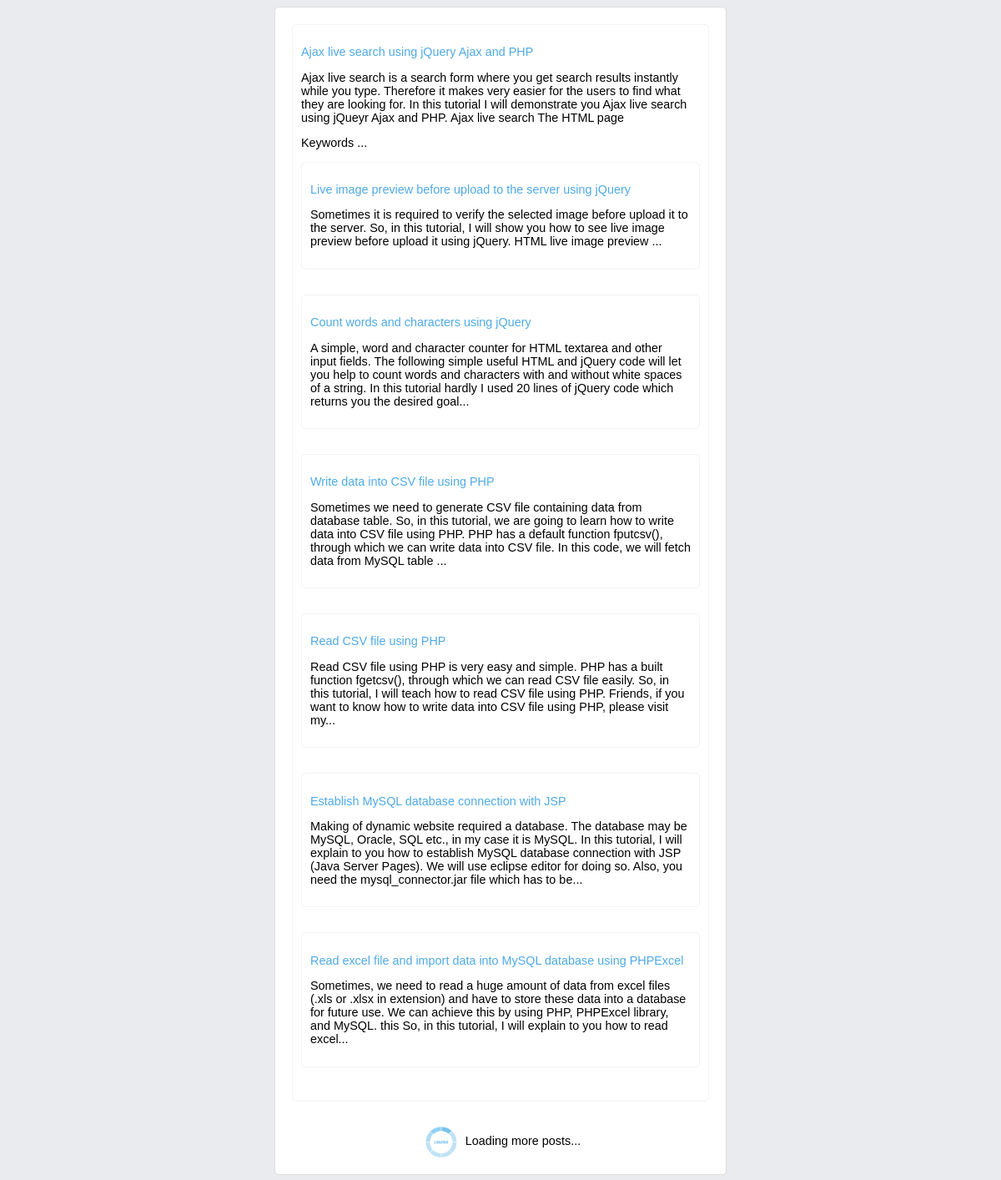
The page / on the database its author committed.
### tables this page shows
CREATE TABLE IF NOT EXISTS `tbl_posts` (
`id` int(11) NOT NULL,
  `title` varchar(100) NOT NULL,
  `link` varchar(255) NOT NULL,
  `content` text NOT NULL
);

### index.php (the view, shortened to what this page needs)
<!DOCTYPE html>
<html>
<head>
</head>
<body>
    <div class="post-wall">
        <div id="post-list">
            <?php
            include('db.php');
            $sqlQuery = "SELECT * FROM tbl_posts ORDER BY id DESC LIMIT 7";
            $result = mysqli_query($conn, $sqlQuery);
            ?>
            <?php
            while ($row = mysqli_fetch_assoc($result)) {
                $content = substr($row['content'], 0, 1000);
                ?>
                <div class="post-item" id="<?php echo $row['id']; ?>">
                    <p class="post-title"><?php echo $row['title']; ?></p>
                    <p><?php echo $content; ?></p>
                </div>
                <?php
                }
                ?>
            </div>
            <div class="ajax-loader text-center">
                <img src="LoaderIcon.gif"> Loading more posts...
            </div>
    </div>
</body>
</html>

### index.php (style rules this page uses)
body { font-family: Arial; background: #e9ebee; font-size: 0.9em; }
.post-wall { background: #FFF; border: #e0dfdf 1px solid; padding: 20px; border-radius: 5px; margin: 0 auto; width: 500px; }
.post-item { padding: 10px; border: #f3f3f3 1px solid; border-radius: 5px; margin-bottom: 30px; }
.post-title { color: #4faae6; }
.ajax-loader { display: block; text-align: center; }
.ajax-loader img { width: 50px; vertical-align: middle; }

### rows shown on the page
tbl_posts: title "Ajax live search using jQuery Ajax and PHP", content "Ajax live search is a search form where you get search results instantly while you type. Therefore it makes very easier for the users to find what they are looking for. In this tutorial I will demonstrate you Ajax live search using jQueyr Ajax and PHP. Ajax live search The HTML page Keywords ..."
tbl_posts: title "Live image preview before upload to the server using jQuery", content "Sometimes it is required to verify the selected image before upload it to the server. So, in this tutorial, I will show you how to see live image preview before upload it using jQuery. HTML live image preview ..."
tbl_posts: title "Count words and characters using jQuery", content "A simple, word and character counter for HTML textarea and other input fields. The following simple useful HTML and jQuery code will let you help to count words and characters with and without white spaces of a string. In this tutorial hardly I used 20 lines of jQuery code which returns you the desired goal..."
tbl_posts: title "Write data into CSV file using PHP", content "Sometimes we need to generate CSV file containing data from database table. So, in this tutorial, we are going to learn how to write data into CSV file using PHP. PHP has a default function fputcsv(), through which we can write data into CSV file. In this code, we will fetch data from MySQL table ..."
tbl_posts: title "Read CSV file using PHP", content "Read CSV file using PHP is very easy and simple. PHP has a built function fgetcsv(), through which we can read CSV file easily. So, in this tutorial, I will teach how to read CSV file using PHP. Friends, if you want to know how to write data into CSV file using PHP, please visit my..."
tbl_posts: title "Establish MySQL database connection with JSP", content "Making of dynamic website required a database. The database may be MySQL, Oracle, SQL etc., in my case it is MySQL. In this tutorial, I will explain to you how to establish MySQL database connection with JSP (Java Server Pages). We will use eclipse editor for doing so. Also, you need the mysql_connector.jar file which has to be..."
tbl_posts: title "Read excel file and import data into MySQL database using PHPExcel", content "Sometimes, we need to read a huge amount of data from excel files (.xls or .xlsx in extension) and have to store these data into a database for future use. We can achieve this by using PHP, PHPExcel library, and MySQL. this So, in this tutorial, I will explain to you how to read excel..."
